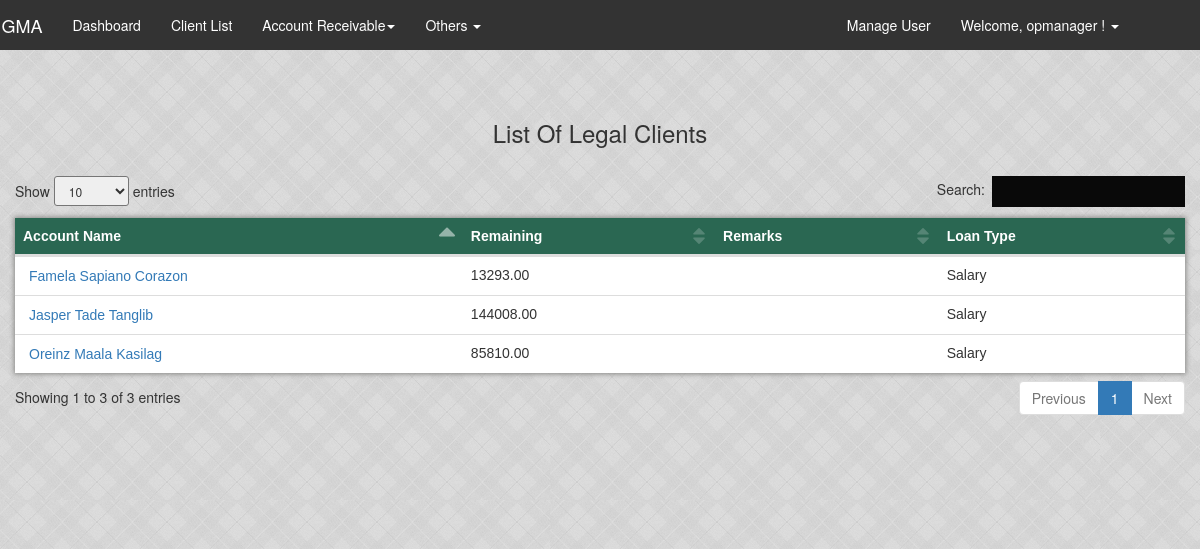
The page /html/SORActiveLegalAccount.php (signed in) on the database its author committed.
### tables this page shows
CREATE TABLE `loan` (
  `loan_id` int(11) NOT NULL AUTO_INCREMENT,
  `loan_balance` int(11) DEFAULT '0',
  `date_booked` date NOT NULL,
  `maturity_date` date NOT NULL,
  `client_id` int(11) NOT NULL,
  `bi_monthly` int(11) DEFAULT '0',
  `interest_rate` int(11) DEFAULT '0',
  `loan_class` varchar(45) NOT NULL,
  `original_amount` decimal(65,2) DEFAULT '0.00',
  `insurance` int(11) DEFAULT '0',
  `delinquent_status` enum('Active','Inactive','Legal') DEFAULT 'Active',
  `loan_type` enum('Salary','Business') NOT NULL,
  `loan_remarks` varchar(120) DEFAULT NULL,
  `loan_status` enum('Normal','Restructured','Remove') DEFAULT 'Normal',
  PRIMARY KEY (`loan_id`),
  KEY `fk_clientid_loan_idx` (`client_id`),
  CONSTRAINT `fk_clientid_loan` FOREIGN KEY (`client_id`) REFERENCES `client` (`client_id`) ON DELETE CASCADE ON UPDATE CASCADE
);

CREATE TABLE `client` (
  `client_id` int(11) NOT NULL AUTO_INCREMENT,
  `first_name` varchar(45) NOT NULL,
  `middle_name` varchar(45) NOT NULL,
  `last_name` varchar(45) NOT NULL,
  `name_of_spouse` varchar(45) DEFAULT NULL,
  `present_address` varchar(100) NOT NULL,
  `contact_no` varchar(45) NOT NULL,
  `requested_amount` int(11) DEFAULT '0',
  `registered_status` enum('Pending','Approved','Denied') NOT NULL DEFAULT 'Pending',
  `registered_date` date NOT NULL,
  `business_address` varchar(100) NOT NULL,
  `name_of_firm` varchar(60) NOT NULL,
  `employment` enum('Employed','Own Business') NOT NULL,
  `position` varchar(60) NOT NULL,
  PRIMARY KEY (`client_id`)
);

### html/SORActiveLegalAccount.php (the view, shortened to what this page needs)
<?php
  include 'navigation.php';
?>
 <!DOCTYPE html>
 <html>
      <head>
          <link rel="stylesheet" href="css/w3.css">
          <link rel="stylesheet" type="text/css" href="css/table.css">
          <link rel="stylesheet" type="text/css" href="css/custom.css">
          <link rel="stylesheet" type="text/css" href="css/modal.css">
          <link rel="stylesheet" type="text/css" href="css/style.css">
          <link rel="stylesheet" type="text/css" href="css/search.css">
          <link rel="stylesheet" type="text/css" href="css/notification.css">
          <link rel="stylesheet" type="text/css" href="css/bootstrap.min2.css">
          <link rel="stylesheet" type="text/css" href="css/navigation.css">
          <link rel="stylesheet" type="text/css" href="css/navigation2.css">
          <link rel="stylesheet" type="text/css" href="css/dashboard.css">
          <link rel="stylesheet" type="text/css" href="css/dataTables.bootstrap.min.css" />
      </head>
      <body>
        <nav id="myNavbar" class="navbar nav-color" role="navigation">
            <div class="container">
                <div class="navbar-header">
                    <a class="navbar-brand" href="dashboard.php">SIGMA</a>
                </div>
                <div class="collapse navbar-collapse" id="bs-example-navbar-collapse-1">
                    <?php
                        echo navigate_it()
                    ?>
                    <ul class="nav navbar-nav navbar-right">
                    <?php
                      echo navigate_right();
                      ?>
                    </ul>
                </div>
            </div>
        </nav>
           <div class="container pad-1">
                <h3 align="center">List Of Legal Clients</h3>
                <br />
                     <table id="employee_data" class="table">
                          <thead>
                               <tr class="my-bg text-white">
                                    <th>Account Name</th>
                                    <th>Remaining</th>
                                    <th>Remarks</th>
                                    <th>Loan Type</th>
                               </tr>
                          </thead>
                          <?php
                          include 'Include/connection.php';
                             $query ="SELECT * from client
                                inner join loan on client.client_id = loan.client_id
                                WHERE registered_status='Approved' AND loan_status!='Remove'
                                AND (maturity_date <= (select curdate()) AND delinquent_status = 'Legal') group by loan.loan_id;";
                             $result = mysqli_query($conn, $query);
                          while($row = mysqli_fetch_array($result))
                            {
                              $id = $row['loan_id'];
                              $sqlForRemain = "SELECT (loan_balance+COALESCE(SUM(fines),0)+COALESCE(SUM(interest),0)-COALESCE((SUM(amount_paid)),0)) as rb FROM payment JOIN payment_info ON payment_info.payment_id = payment.payment_id JOIN loan ON payment.loan_id=loan.loan_id WHERE status='updated' && payment.loan_id=$id";
                                  $rowRemain = mysqli_fetch_assoc(mysqli_query($conn,$sqlForRemain));
                                  $remaining = $rowRemain['rb'];
                                  $remarks= $row['loan_remarks'];
                                  $remarking = htmlspecialchars($remarks);
                                  $first_name = htmlspecialchars($row["first_name"]);
                                  $middle_name = htmlspecialchars($row["middle_name"]);
                                  $last_name = htmlspecialchars($row["last_name"]);
                                  if ($remaining > '0') {
                                    echo '
                                          <tr id='. $row['loan_id'] .'>
                                              <td>
                                                 <form class="pull-left" name="secret" method="post" action="search.php">
                                                  <a href="#" onclick="document.forms["secret"].submit();"><button style="background: transparent; border: none; outline: none;">'.$first_name.' '.$middle_name.' '.$last_name.'</button>&nbsp&nbsp</a>
                                                  <input type="hidden" name="loan_id" value='.$row["loan_id"].'>
                                                  </form>
                                              </td>
                                              <td>'.$remaining.'</td>
                                              <td data-target="remarks">'.$remarking.'</td>
                                              <td>'.$row["loan_type"].'</td>
                                          </tr>';
                                    }
                                }
                          ?>
                     </table>
          </div>
      </body>
 </html>

### html/css/w3.css (style rules this page uses)
html { box-sizing:border-box }
*,*:before,*:after { box-sizing:inherit }
html { -ms-text-size-adjust:100%;-webkit-text-size-adjust:100% }
body { margin:0 }
article,aside,details,figcaption,figure,footer,header,main,menu,nav,section,summary { display:block }
a { background-color:transparent;-webkit-text-decoration-skip:objects }
button,input,select,textarea { font:inherit;margin:0 }
button,input { overflow:visible }
button,select { text-transform:none }
button,html [type=button],[type=reset],[type=submit] { -webkit-appearance:button }
html,body { font-family:Verdana,sans-serif;font-size:15px;line-height:1.5 }
html { overflow-x:hidden }
h3 { font-size:24px }
h1,h2,h3,h4,h5,h6 { font-family:"Segoe UI",Arial,sans-serif;font-weight:400;margin:10px 0 }
a { color:inherit }

### html/css/table.css (style rules this page uses)
table { font-family: arial, sans-serif; border-collapse: collapse; width: 100%; }
.table { background-color: white!important; box-shadow: 0px 0px 5px 1px #888886!important; }
td, th { text-align: left; padding: 8px; }

### html/css/custom.css (style rules this page uses)
body { background-image: url("../img/cement2.jpg") !important; }
.text-white { color: white!important; }
.my-bg { background-color:#2a6752; }
a { text-decoration: none; }
table.dataTable thead .sorting_asc:after { content: "\e155"; }

### html/css/navigation.css (style rules this page uses)
.navbar-brand { color: #ffffff; }
.nav-color { background-color: #333; }
.navbar { border-radius: none !important; }

### html/css/navigation2.css (style rules this page uses)
.navbar-header { margin-left:-4%!important; }
.navbar-right { margin-right:21px; }
.text-white { color:#fff; }
.navbar { border:none; border-radius: 0px; position: fixed; width: 100%; z-index: 3; }

### html/css/dashboard.css (style rules this page uses)
.pad-1 { padding: 10rem 0 10rem 0; }

### rows shown on the page
loan: client.first_name "Jasper", client.middle_name "Tade", client.last_name "Tanglib", remaining "144008.00", loan_type "Salary"
loan: client.first_name "Famela", client.middle_name "Sapiano", client.last_name "Corazon", remaining "13293.00", loan_type "Salary"
loan: client.first_name "Oreinz", client.middle_name "Maala", client.last_name "Kasilag", remaining "85810.00", loan_type "Salary"

### other values the page prints
$username "opmanager"
